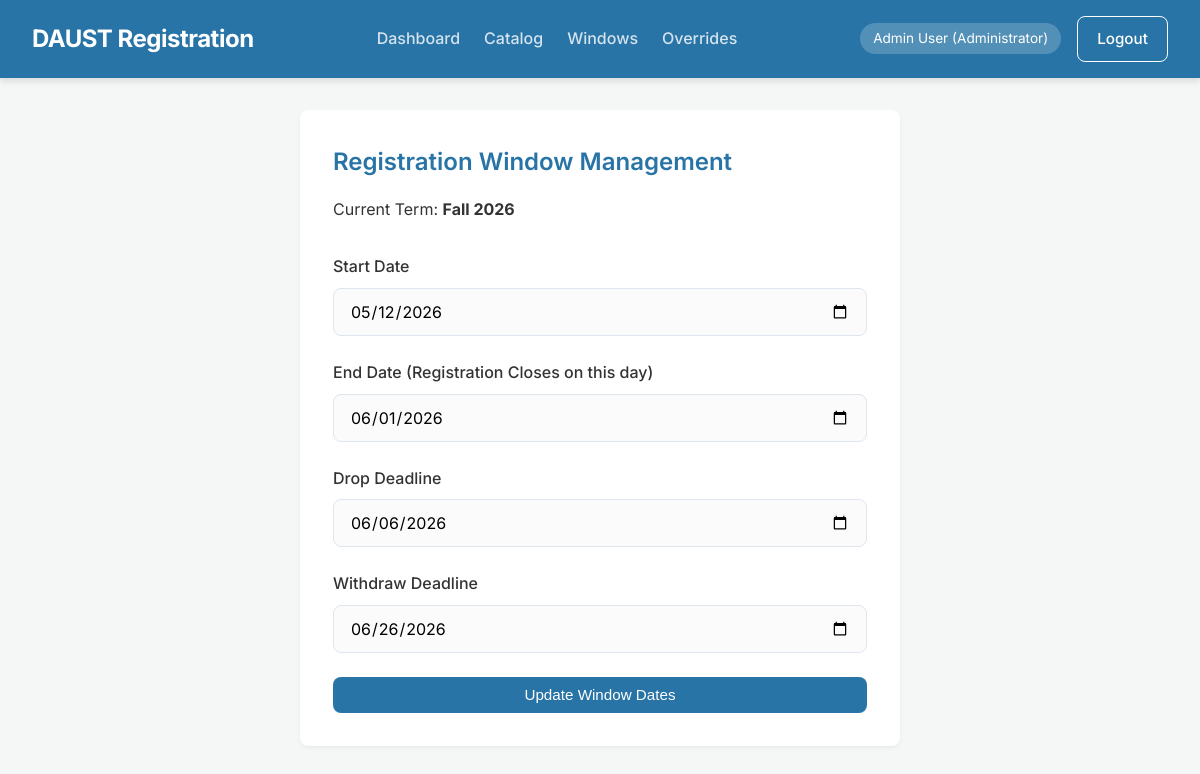
The page /admin/window (signed in) on the database its author committed.
### tables this page shows
CREATE TABLE AcademicTerms (
            termID TEXT PRIMARY KEY,
            name TEXT NOT NULL UNIQUE,
            startDate TEXT NOT NULL,
            endDate TEXT NOT NULL
        );

CREATE TABLE RegistrationWindows (
            windowID TEXT PRIMARY KEY,
            termID TEXT NOT NULL UNIQUE,
            startDate TEXT NOT NULL,
            endDate TEXT NOT NULL,
            dropDeadline TEXT NOT NULL,
            withdrawDeadline TEXT NOT NULL,
            FOREIGN KEY (termID) REFERENCES AcademicTerms(termID)
        );

### app.py (the view, shortened to what this page needs)
@app.route('/admin/window', methods=['GET', 'POST'])
@login_required
@role_required('Administrator')
def admin_window():
    cursor = get_db()
    cursor.execute('''
        SELECT rw.*, t.name as termName
        FROM RegistrationWindows rw
        JOIN AcademicTerms t ON rw.termID = t.termID
        LIMIT 1
    ''')
    window = cursor.fetchone()
    return render_template('admin/window.html', window=window)

### app.py (called while the page is built)
def get_db():
    return DatabaseConnection.get_instance().cursor()

def login_required(f):
    @wraps(f)
    def decorated_function(*args, **kwargs):
        if 'user_id' not in session:
            flash("Please log in to access this page.", "warning")
            return redirect(url_for('login'))
        return f(*args, **kwargs)
    return decorated_function

def role_required(role):
    def decorator(f):
        @wraps(f)
        def decorated_function(*args, **kwargs):
            if 'role' not in session or session['role'] != role:
                flash(f"Unauthorized access. You must be a {role} to view this page.", "error")
                return redirect(url_for('login'))
            return f(*args, **kwargs)
        return decorated_function
    return decorator

### database.py (called while the page is built)
    @classmethod
    def get_instance(cls):
        if cls._instance is None:
            db_path = os.path.join(os.path.dirname(__file__), 'registration.db')
            cls._instance = sqlite3.connect(db_path, check_same_thread=False)
            cls._instance.row_factory = sqlite3.Row
            cls._initialize_schema(cls._instance)
        return cls._instance

### templates/admin/window.html (shortened to what this page needs)
{% extends 'base.html' %}
{% block content %}
<div class="content-box" style="max-width: 600px; margin: 0 auto;">
    <h2>Registration Window Management</h2>
    <p style="margin-bottom: 2rem;">Current Term: <strong>{{ window.termName }}</strong></p>
    <form method="POST" action="{{ url_for('admin_window') }}">
        <div class="form-group">
            <label for="startDate">Start Date</label>
            <input type="date" id="startDate" name="startDate" value="{{ window.startDate }}" required>
        </div>
        <div class="form-group">
            <label for="endDate">End Date (Registration Closes on this day)</label>
            <input type="date" id="endDate" name="endDate" value="{{ window.endDate }}" required>
        </div>
        <div class="form-group">
            <label for="dropDeadline">Drop Deadline</label>
            <input type="date" id="dropDeadline" name="dropDeadline" value="{{ window.dropDeadline }}" required>
        </div>
        <div class="form-group">
            <label for="withdrawDeadline">Withdraw Deadline</label>
            <input type="date" id="withdrawDeadline" name="withdrawDeadline" value="{{ window.withdrawDeadline }}" required>
        </div>
        <button type="submit" class="btn btn-primary btn-block">Update Window Dates</button>
    </form>
</div>
{% endblock %}

### static/style.css (style rules this page uses)
:root { --primary: #2874A6; --primary-dark: #1A5276; --primary-light: #5DADE2; --bg-color: #f4f7f6; --text-main: #333333; --text-muted: #666666; --white: #ffffff; --success: #27ae60; --success-bg: #eafaf1; --error: #e74c3c; --error-bg: #fdedec; --warning: #f39c12; --warning-bg: #fef5e7; --border: #e0e6ed; --shadow-sm: 0 2px 4px rgba(0,0,0,0.05); --shadow-md: 0 4px 6px rgba(0,0,0,0.1); --shadow-lg: 0 10px 15px rgba(0,0,0,0.1); --radius: 8px; --transition: all 0.3s ease; }
* { margin: 0; padding: 0; box-sizing: border-box; }
body { font-family: 'Inter', sans-serif; background-color: var(--bg-color); color: var(--text-main); line-height: 1.6; }
h1, h2, h3, h4, h5, h6 { color: var(--primary); margin-bottom: 1rem; font-weight: 600; }
.content-box { background: var(--white); border-radius: var(--radius); padding: 2rem; box-shadow: var(--shadow-sm); border: 1px solid rgba(255,255,255,0.4); margin-bottom: 2rem; }
.form-group { margin-bottom: 1.5rem; }
label { display: block; margin-bottom: 0.5rem; font-weight: 500; color: var(--text-main); }
input[type="text"], input[type="email"], input[type="password"], input[type="date"], select, textarea { width: 100%; padding: 0.75rem 1rem; border: 1px solid var(--border); border-radius: var(--radius); font-family: inherit; font-size: 1rem; transition: var(--transition); background-color: #fafbfa; }
.btn { display: inline-block; padding: 0.6rem 1.2rem; border: none; border-radius: var(--radius); font-weight: 500; font-size: 0.95rem; cursor: pointer; transition: var(--transition); text-align: center; }
.btn-primary { background-color: var(--primary); color: var(--white); }
.btn-block { display: block; width: 100%; }

### rows shown on the page
AcademicTerms: termName "Fall 2026"
RegistrationWindows: startDate "05/12/2026", endDate "06/01/2026", dropDeadline "06/06/2026", withdrawDeadline "06/26/2026"

### other values the page prints
{{ session.get('name') }} "Admin User"
{{ session.get('role') }} "Administrator"
